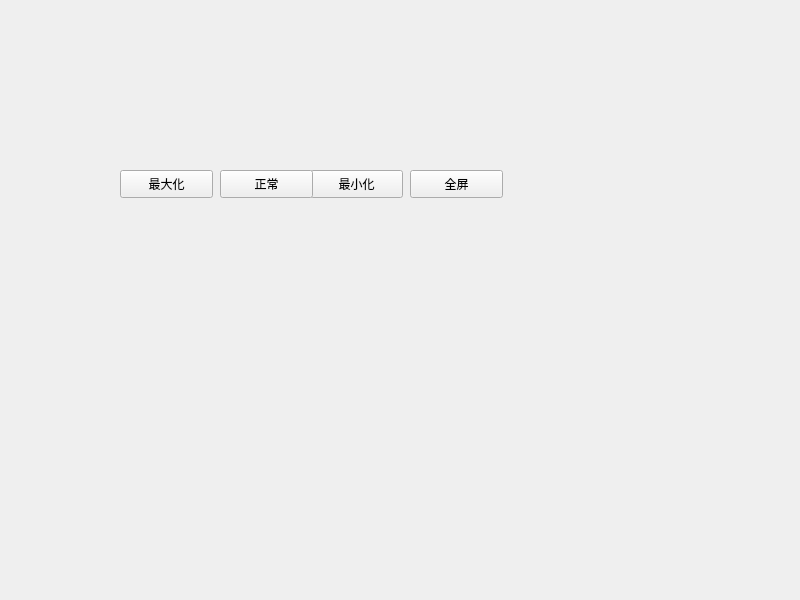
<?xml version="1.0" encoding="UTF-8"?>
<ui version="4.0">
 <class>Widget</class>
 <widget class="QWidget" name="Widget">
  <property name="geometry">
   <rect>
    <x>0</x>
    <y>0</y>
    <width>800</width>
    <height>600</height>
   </rect>
  </property>
  <property name="windowTitle">
   <string>Widget</string>
  </property>
  <widget class="QPushButton" name="pushButton">
   <property name="geometry">
    <rect>
     <x>120</x>
     <y>170</y>
     <width>93</width>
     <height>28</height>
    </rect>
   </property>
   <property name="text">
    <string>最大化</string>
   </property>
  </widget>
  <widget class="QPushButton" name="pushButton_2">
   <property name="geometry">
    <rect>
     <x>310</x>
     <y>170</y>
     <width>93</width>
     <height>28</height>
    </rect>
   </property>
   <property name="text">
    <string>最小化</string>
   </property>
  </widget>
  <widget class="QPushButton" name="pushButton_3">
   <property name="geometry">
    <rect>
     <x>410</x>
     <y>170</y>
     <width>93</width>
     <height>28</height>
    </rect>
   </property>
   <property name="text">
    <string>全屏</string>
   </property>
  </widget>
  <widget class="QPushButton" name="pushButton_4">
   <property name="geometry">
    <rect>
     <x>220</x>
     <y>170</y>
     <width>93</width>
     <height>28</height>
    </rect>
   </property>
   <property name="text">
    <string>正常</string>
   </property>
  </widget>
 </widget>
 <layoutdefault spacing="6" margin="11"/>
 <resources/>
 <connections>
  <connection>
   <sender>pushButton</sender>
   <signal>clicked()</signal>
   <receiver>Widget</receiver>
   <slot>showMaximized()</slot>
   <hints>
    <hint type="sourcelabel">
     <x>174</x>
     <y>190</y>
    </hint>
    <hint type="destinationlabel">
     <x>227</x>
     <y>658</y>
    </hint>
   </hints>
  </connection>
  <connection>
   <sender>pushButton_4</sender>
   <signal>clicked()</signal>
   <receiver>Widget</receiver>
   <slot>showNormal()</slot>
   <hints>
    <hint type="sourcelabel">
     <x>280</x>
     <y>191</y>
    </hint>
    <hint type="destinationlabel">
     <x>242</x>
     <y>721</y>
    </hint>
   </hints>
  </connection>
  <connection>
   <sender>pushButton_2</sender>
   <signal>clicked()</signal>
   <receiver>Widget</receiver>
   <slot>showMinimized()</slot>
   <hints>
    <hint type="sourcelabel">
     <x>374</x>
     <y>194</y>
    </hint>
    <hint type="destinationlabel">
     <x>403</x>
     <y>658</y>
    </hint>
   </hints>
  </connection>
  <connection>
   <sender>pushButton_3</sender>
   <signal>clicked()</signal>
   <receiver>Widget</receiver>
   <slot>showFullScreen()</slot>
   <hints>
    <hint type="sourcelabel">
     <x>468</x>
     <y>181</y>
    </hint>
    <hint type="destinationlabel">
     <x>567</x>
     <y>870</y>
    </hint>
   </hints>
  </connection>
 </connections>
</ui>
